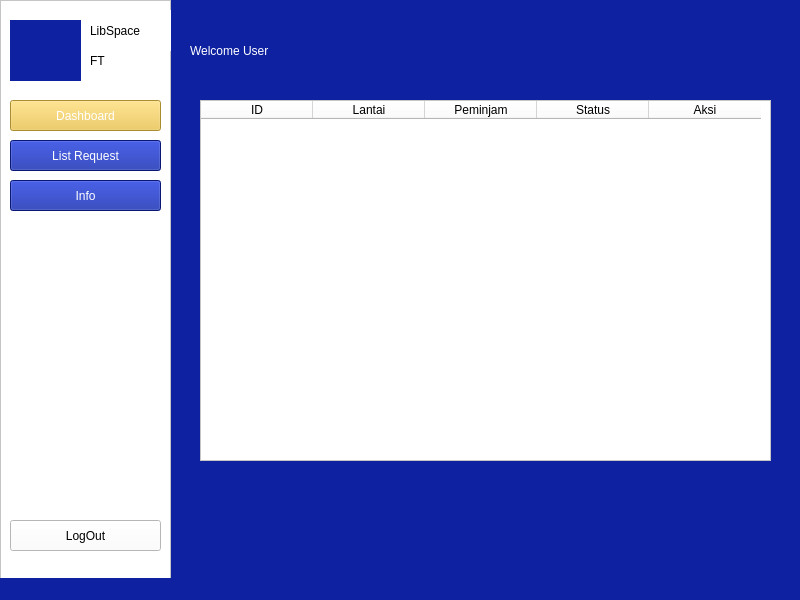
<?xml version="1.0" encoding="UTF-8"?>
<ui version="4.0">
 <class>MainWindowUser</class>
 <widget class="QMainWindow" name="MainWindowUser">
  <property name="geometry">
   <rect>
    <x>0</x>
    <y>0</y>
    <width>800</width>
    <height>600</height>
   </rect>
  </property>
  <property name="maximumSize">
   <size>
    <width>800</width>
    <height>600</height>
   </size>
  </property>
  <property name="windowTitle">
   <string>MainWindow</string>
  </property>
  <property name="styleSheet">
   <string notr="true">background-color: rgb(13, 33, 161);
</string>
  </property>
  <widget class="QWidget" name="centralwidget">
   <widget class="QGraphicsView" name="rectangleAdmin">
    <property name="geometry">
     <rect>
      <x>0</x>
      <y>0</y>
      <width>171</width>
      <height>591</height>
     </rect>
    </property>
    <property name="styleSheet">
     <string notr="true">background-color: rgb(255, 255, 255);</string>
    </property>
   </widget>
   <widget class="QLabel" name="apkLabelName">
    <property name="geometry">
     <rect>
      <x>90</x>
      <y>10</y>
      <width>81</width>
      <height>41</height>
     </rect>
    </property>
    <property name="styleSheet">
     <string notr="true">font: 700 12pt &quot;Comic Sans MS&quot;;
color: rgb(0, 0, 0);
background-color: rgb(255, 255, 255);</string>
    </property>
    <property name="text">
     <string>LibSpace</string>
    </property>
    <property name="alignment">
     <set>Qt::AlignmentFlag::AlignLeading|Qt::AlignmentFlag::AlignLeft|Qt::AlignmentFlag::AlignVCenter</set>
    </property>
   </widget>
   <widget class="QPushButton" name="dashboardButton">
    <property name="geometry">
     <rect>
      <x>10</x>
      <y>100</y>
      <width>151</width>
      <height>31</height>
     </rect>
    </property>
    <property name="styleSheet">
     <string notr="true">background-color: rgb(238, 198, 67);
font: 700 10pt &quot;Century Gothic&quot;;
color: rgb(255, 255, 255);</string>
    </property>
    <property name="text">
     <string>Dashboard</string>
    </property>
   </widget>
   <widget class="QPushButton" name="listRequestButton">
    <property name="geometry">
     <rect>
      <x>10</x>
      <y>140</y>
      <width>151</width>
      <height>31</height>
     </rect>
    </property>
    <property name="styleSheet">
     <string notr="true">background-color: rgb(13, 33, 161);
font: 700 10pt &quot;Century Gothic&quot;;
color: rgb(255, 255, 255);</string>
    </property>
    <property name="text">
     <string>List Request</string>
    </property>
   </widget>
   <widget class="QPushButton" name="infoRuanganButton">
    <property name="geometry">
     <rect>
      <x>10</x>
      <y>180</y>
      <width>151</width>
      <height>31</height>
     </rect>
    </property>
    <property name="styleSheet">
     <string notr="true">background-color: rgb(13, 33, 161);
font: 700 10pt &quot;Century Gothic&quot;;
color: rgb(255, 255, 255);</string>
    </property>
    <property name="text">
     <string>Info</string>
    </property>
   </widget>
   <widget class="QPushButton" name="logOutButton">
    <property name="geometry">
     <rect>
      <x>10</x>
      <y>520</y>
      <width>151</width>
      <height>31</height>
     </rect>
    </property>
    <property name="styleSheet">
     <string notr="true">background-color: rgb(255, 255, 255);
color: rgb(0, 0, 0);
font: 700 10pt &quot;Century Gothic&quot;;</string>
    </property>
    <property name="text">
     <string>LogOut</string>
    </property>
   </widget>
   <widget class="QLabel" name="apkLabelName_2">
    <property name="geometry">
     <rect>
      <x>190</x>
      <y>20</y>
      <width>271</width>
      <height>61</height>
     </rect>
    </property>
    <property name="styleSheet">
     <string notr="true">font: 700 26pt &quot;Comic Sans MS&quot;;
color : rgb(255, 255, 255);</string>
    </property>
    <property name="text">
     <string>Welcome User</string>
    </property>
    <property name="alignment">
     <set>Qt::AlignmentFlag::AlignLeading|Qt::AlignmentFlag::AlignLeft|Qt::AlignmentFlag::AlignVCenter</set>
    </property>
   </widget>
   <widget class="QTableWidget" name="inventoryTable">
    <property name="geometry">
     <rect>
      <x>200</x>
      <y>100</y>
      <width>571</width>
      <height>361</height>
     </rect>
    </property>
    <property name="styleSheet">
     <string notr="true">background-color: rgb(255, 255, 255);
color: rgb(0, 0, 0);</string>
    </property>
    <property name="rowCount">
     <number>0</number>
    </property>
    <property name="columnCount">
     <number>5</number>
    </property>
    <attribute name="horizontalHeaderMinimumSectionSize">
     <number>20</number>
    </attribute>
    <attribute name="horizontalHeaderDefaultSectionSize">
     <number>112</number>
    </attribute>
    <attribute name="verticalHeaderDefaultSectionSize">
     <number>30</number>
    </attribute>
    <column>
     <property name="text">
      <string>ID</string>
     </property>
    </column>
    <column>
     <property name="text">
      <string>Lantai</string>
     </property>
    </column>
    <column>
     <property name="text">
      <string>Peminjam</string>
     </property>
    </column>
    <column>
     <property name="text">
      <string>Status</string>
     </property>
    </column>
    <column>
     <property name="text">
      <string>Aksi</string>
     </property>
    </column>
   </widget>
   <widget class="QLabel" name="apkLabelName_3">
    <property name="geometry">
     <rect>
      <x>90</x>
      <y>40</y>
      <width>71</width>
      <height>41</height>
     </rect>
    </property>
    <property name="styleSheet">
     <string notr="true">font: 700 12pt &quot;Comic Sans MS&quot;;
color: rgb(0, 0, 0);
background-color: rgb(255, 255, 255);</string>
    </property>
    <property name="text">
     <string>FT</string>
    </property>
    <property name="alignment">
     <set>Qt::AlignmentFlag::AlignLeading|Qt::AlignmentFlag::AlignLeft|Qt::AlignmentFlag::AlignVCenter</set>
    </property>
   </widget>
   <widget class="QLabel" name="LibSpaceLogo">
    <property name="geometry">
     <rect>
      <x>10</x>
      <y>20</y>
      <width>71</width>
      <height>61</height>
     </rect>
    </property>
    <property name="text">
     <string/>
    </property>
    <property name="pixmap">
     <pixmap>../../../Downloads/LIBSPACE FT/1.png</pixmap>
    </property>
    <property name="scaledContents">
     <bool>true</bool>
    </property>
   </widget>
  </widget>
  <widget class="QMenuBar" name="menubar">
   <property name="geometry">
    <rect>
     <x>0</x>
     <y>0</y>
     <width>800</width>
     <height>17</height>
    </rect>
   </property>
  </widget>
  <widget class="QStatusBar" name="statusbar"/>
 </widget>
 <resources/>
 <connections/>
</ui>
